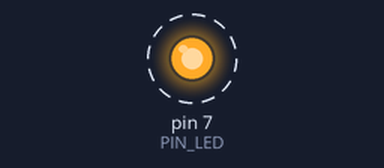
This sketch was run on a simulated Arduino Uno, built with avr-gcc and run on an emulated ATmega328P. On the bench: output pins drawn as LEDs (lit = HIGH). Dashed ring = blinking. What the sketch prints to the serial monitor is not drawn. At 2.0 s the program stops and its outputs stay as they are.

Above: at 1.05 s.
Timing chart, 0 to 3.5 s (numbered marks = the images above):
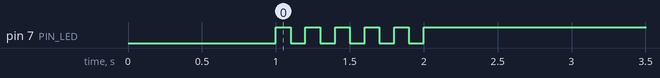

Measured:
- by itself, pin 7 (PIN_LED): alternates HIGH for 0.10 s and LOW for 0.10 s, 11 changes in all, then stays HIGH

The sketch:

05_practice_2.ino
```cpp
#define PIN_LED 7
int count;
void setup() {
  Serial.begin(9600);
  Serial.println("HelloWorld!");
  pinMode(PIN_LED, OUTPUT);
  pinMode(PIN_LED, 1);
  delay(1000);
}

void loop() {
  ledFlashing();
  ledFlashing();
  ledFlashing();
  ledFlashing();
  ledFlashing();
  while(1){
  digitalWrite(PIN_LED,HIGH);
  }
}

int ledFlashing(){
  digitalWrite(PIN_LED,HIGH);
  delay(100);
  digitalWrite(PIN_LED,LOW);
  delay(100);
  Serial.println(++count);
}
```
